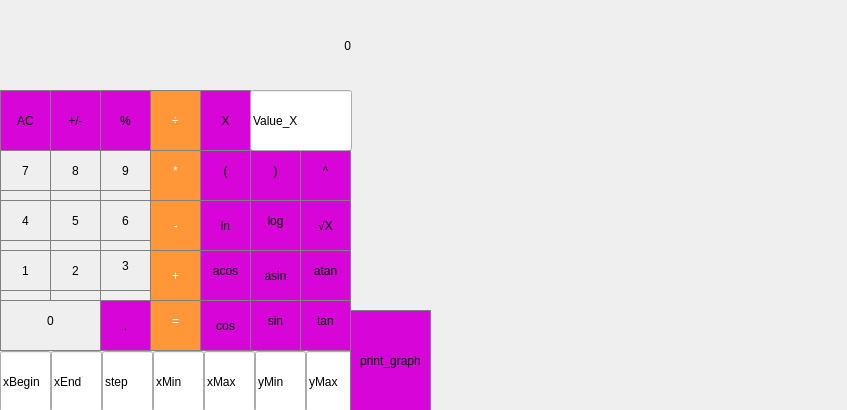
<?xml version="1.0" encoding="UTF-8"?>
<ui version="4.0">
 <class>MainWindow</class>
 <widget class="QMainWindow" name="MainWindow">
  <property name="geometry">
   <rect>
    <x>0</x>
    <y>0</y>
    <width>847</width>
    <height>410</height>
   </rect>
  </property>
  <property name="windowTitle">
   <string>MainWindow</string>
  </property>
  <widget class="QWidget" name="centralwidget">
   <widget class="QLabel" name="label">
    <property name="geometry">
     <rect>
      <x>0</x>
      <y>0</y>
      <width>351</width>
      <height>91</height>
     </rect>
    </property>
    <property name="styleSheet">
     <string notr="true">QLabel {
  qproperty-alignment: 'AlignVCenter | AlignRight';
  border: 5px solid gray;
}

background-color: black;</string>
    </property>
    <property name="text">
     <string>0</string>
    </property>
    <property name="alignment">
     <set>Qt::AlignRight|Qt::AlignTrailing|Qt::AlignVCenter</set>
    </property>
   </widget>
   <widget class="QPushButton" name="seven">
    <property name="geometry">
     <rect>
      <x>0</x>
      <y>140</y>
      <width>51</width>
      <height>61</height>
     </rect>
    </property>
    <property name="styleSheet">
     <string notr="true">QPushButton {
   border: 1px solid gray;
}
QPushButton:pressed {
    background-color: qlineargradient(x1: 0, y1: 0, x2: 0, y2: 1,
                                      stop: 0 #dadbde, stop: 1 #f6f7fa);
}</string>
    </property>
    <property name="text">
     <string>7</string>
    </property>
   </widget>
   <widget class="QPushButton" name="eigth">
    <property name="geometry">
     <rect>
      <x>50</x>
      <y>140</y>
      <width>51</width>
      <height>61</height>
     </rect>
    </property>
    <property name="styleSheet">
     <string notr="true">QPushButton {
   border: 1px solid gray;
}
QPushButton:pressed {
    background-color: qlineargradient(x1: 0, y1: 0, x2: 0, y2: 1,
                                      stop: 0 #dadbde, stop: 1 #f6f7fa);
}</string>
    </property>
    <property name="text">
     <string>8</string>
    </property>
   </widget>
   <widget class="QPushButton" name="mult">
    <property name="geometry">
     <rect>
      <x>150</x>
      <y>140</y>
      <width>51</width>
      <height>61</height>
     </rect>
    </property>
    <property name="styleSheet">
     <string notr="true">QPushButton {
  background-color: rgb(255, 151, 57);
  color: white; 
  border: 1px solid gray;
}

QPushButton:pressed {
    background-color: qlineargradient(x1: 0, y1: 0, x2: 0, y2: 1,
                                      stop: 0 #FF7832, stop: 1 #FF9739);
}</string>
    </property>
    <property name="text">
     <string>*</string>
    </property>
   </widget>
   <widget class="QPushButton" name="nine">
    <property name="geometry">
     <rect>
      <x>100</x>
      <y>140</y>
      <width>51</width>
      <height>61</height>
     </rect>
    </property>
    <property name="styleSheet">
     <string notr="true">QPushButton {
   border: 1px solid gray;
}
QPushButton:pressed {
    background-color: qlineargradient(x1: 0, y1: 0, x2: 0, y2: 1,
                                      stop: 0 #dadbde, stop: 1 #f6f7fa);
}</string>
    </property>
    <property name="text">
     <string>9</string>
    </property>
   </widget>
   <widget class="QPushButton" name="four">
    <property name="geometry">
     <rect>
      <x>0</x>
      <y>190</y>
      <width>51</width>
      <height>61</height>
     </rect>
    </property>
    <property name="styleSheet">
     <string notr="true">QPushButton {
   border: 1px solid gray;
}
QPushButton:pressed {
    background-color: qlineargradient(x1: 0, y1: 0, x2: 0, y2: 1,
                                      stop: 0 #dadbde, stop: 1 #f6f7fa);
}</string>
    </property>
    <property name="text">
     <string>4</string>
    </property>
   </widget>
   <widget class="QPushButton" name="minus">
    <property name="geometry">
     <rect>
      <x>150</x>
      <y>200</y>
      <width>51</width>
      <height>51</height>
     </rect>
    </property>
    <property name="styleSheet">
     <string notr="true">QPushButton {
  background-color: rgb(255, 151, 57);
  color: white; 
  border: 1px solid gray;
}

QPushButton:pressed {
    background-color: qlineargradient(x1: 0, y1: 0, x2: 0, y2: 1,
                                      stop: 0 #FF7832, stop: 1 #FF9739);
}</string>
    </property>
    <property name="text">
     <string>-</string>
    </property>
   </widget>
   <widget class="QPushButton" name="five">
    <property name="geometry">
     <rect>
      <x>50</x>
      <y>190</y>
      <width>51</width>
      <height>61</height>
     </rect>
    </property>
    <property name="styleSheet">
     <string notr="true">QPushButton {
   border: 1px solid gray;
}
QPushButton:pressed {
    background-color: qlineargradient(x1: 0, y1: 0, x2: 0, y2: 1,
                                      stop: 0 #dadbde, stop: 1 #f6f7fa);
}</string>
    </property>
    <property name="text">
     <string>5</string>
    </property>
   </widget>
   <widget class="QPushButton" name="six">
    <property name="geometry">
     <rect>
      <x>100</x>
      <y>190</y>
      <width>51</width>
      <height>61</height>
     </rect>
    </property>
    <property name="styleSheet">
     <string notr="true">QPushButton {
   border: 1px solid gray;
}
QPushButton:pressed {
    background-color: qlineargradient(x1: 0, y1: 0, x2: 0, y2: 1,
                                      stop: 0 #dadbde, stop: 1 #f6f7fa);
}</string>
    </property>
    <property name="text">
     <string>6</string>
    </property>
   </widget>
   <widget class="QPushButton" name="null_2">
    <property name="geometry">
     <rect>
      <x>0</x>
      <y>290</y>
      <width>101</width>
      <height>61</height>
     </rect>
    </property>
    <property name="styleSheet">
     <string notr="true">QPushButton {
   border: 1px solid gray;
}
QPushButton:pressed {
    background-color: qlineargradient(x1: 0, y1: 0, x2: 0, y2: 1,
                                      stop: 0 #dadbde, stop: 1 #f6f7fa);
}</string>
    </property>
    <property name="text">
     <string>0</string>
    </property>
   </widget>
   <widget class="QPushButton" name="equal">
    <property name="geometry">
     <rect>
      <x>150</x>
      <y>290</y>
      <width>51</width>
      <height>61</height>
     </rect>
    </property>
    <property name="styleSheet">
     <string notr="true">QPushButton {
  background-color: rgb(255, 151, 57);
  color: white; 
  border: 1px solid gray;
}

QPushButton:pressed {
    background-color: qlineargradient(x1: 0, y1: 0, x2: 0, y2: 1,
                                      stop: 0 #FF7832, stop: 1 #FF9739);
}</string>
    </property>
    <property name="text">
     <string>=</string>
    </property>
   </widget>
   <widget class="QPushButton" name="pushButton_15">
    <property name="geometry">
     <rect>
      <x>100</x>
      <y>300</y>
      <width>51</width>
      <height>51</height>
     </rect>
    </property>
    <property name="styleSheet">
     <string notr="true">QPushButton {
  background-color: rgb(215, 5, 215);
  border: 1px solid gray;
}
QPushButton:pressed {
    background-color: qlineargradient(x1: 0, y1: 0, x2: 0, y2: 1,
                                      stop: 0 #BEBEBE, stop: 1 #D7D7D7);
}</string>
    </property>
    <property name="text">
     <string>.</string>
    </property>
   </widget>
   <widget class="QPushButton" name="one">
    <property name="geometry">
     <rect>
      <x>0</x>
      <y>240</y>
      <width>51</width>
      <height>61</height>
     </rect>
    </property>
    <property name="styleSheet">
     <string notr="true">QPushButton {
   border: 1px solid gray;
}
QPushButton:pressed {
    background-color: qlineargradient(x1: 0, y1: 0, x2: 0, y2: 1,
                                      stop: 0 #dadbde, stop: 1 #f6f7fa);
}</string>
    </property>
    <property name="text">
     <string>1</string>
    </property>
   </widget>
   <widget class="QPushButton" name="plus">
    <property name="geometry">
     <rect>
      <x>150</x>
      <y>250</y>
      <width>51</width>
      <height>51</height>
     </rect>
    </property>
    <property name="styleSheet">
     <string notr="true">QPushButton {
  background-color: rgb(255, 151, 57);
  color: white; 
  border: 1px solid gray;
}

QPushButton:pressed {
    background-color: qlineargradient(x1: 0, y1: 0, x2: 0, y2: 1,
                                      stop: 0 #FF7832, stop: 1 #FF9739);
}</string>
    </property>
    <property name="text">
     <string>+</string>
    </property>
   </widget>
   <widget class="QPushButton" name="two">
    <property name="geometry">
     <rect>
      <x>50</x>
      <y>240</y>
      <width>51</width>
      <height>61</height>
     </rect>
    </property>
    <property name="styleSheet">
     <string notr="true">QPushButton {
   border: 1px solid gray;
}
QPushButton:pressed {
    background-color: qlineargradient(x1: 0, y1: 0, x2: 0, y2: 1,
                                      stop: 0 #dadbde, stop: 1 #f6f7fa);
}</string>
    </property>
    <property name="text">
     <string>2</string>
    </property>
   </widget>
   <widget class="QPushButton" name="three">
    <property name="geometry">
     <rect>
      <x>100</x>
      <y>240</y>
      <width>51</width>
      <height>51</height>
     </rect>
    </property>
    <property name="styleSheet">
     <string notr="true">QPushButton {
   border: 1px solid gray;
}
QPushButton:pressed {
    background-color: qlineargradient(x1: 0, y1: 0, x2: 0, y2: 1,
                                      stop: 0 #dadbde, stop: 1 #f6f7fa);
}</string>
    </property>
    <property name="text">
     <string>3</string>
    </property>
   </widget>
   <widget class="QPushButton" name="delete_2">
    <property name="geometry">
     <rect>
      <x>0</x>
      <y>90</y>
      <width>51</width>
      <height>61</height>
     </rect>
    </property>
    <property name="styleSheet">
     <string notr="true">QPushButton {
  background-color: rgb(215, 5, 215);
  border: 1px solid gray;
}
QPushButton:pressed {
    background-color: qlineargradient(x1: 0, y1: 0, x2: 0, y2: 1,
                                      stop: 0 #BEBEBE, stop: 1 #D7D7D7);
}</string>
    </property>
    <property name="text">
     <string>AC</string>
    </property>
   </widget>
   <widget class="QPushButton" name="plus_minus">
    <property name="geometry">
     <rect>
      <x>50</x>
      <y>90</y>
      <width>51</width>
      <height>61</height>
     </rect>
    </property>
    <property name="styleSheet">
     <string notr="true">QPushButton {
  background-color: rgb(215, 5, 215);
  border: 1px solid gray;
}
QPushButton:pressed {
    background-color: qlineargradient(x1: 0, y1: 0, x2: 0, y2: 1,
                                      stop: 0 #BEBEBE, stop: 1 #D7D7D7);
}</string>
    </property>
    <property name="text">
     <string>+/-</string>
    </property>
   </widget>
   <widget class="QPushButton" name="mod">
    <property name="geometry">
     <rect>
      <x>100</x>
      <y>90</y>
      <width>51</width>
      <height>61</height>
     </rect>
    </property>
    <property name="styleSheet">
     <string notr="true">QPushButton {
  background-color: rgb(215, 5, 215);
  border: 1px solid gray;
}
QPushButton:pressed {
    background-color: qlineargradient(x1: 0, y1: 0, x2: 0, y2: 1,
                                      stop: 0 #BEBEBE, stop: 1 #D7D7D7);
}</string>
    </property>
    <property name="text">
     <string>%</string>
    </property>
   </widget>
   <widget class="QPushButton" name="div">
    <property name="geometry">
     <rect>
      <x>150</x>
      <y>90</y>
      <width>51</width>
      <height>61</height>
     </rect>
    </property>
    <property name="styleSheet">
     <string notr="true">QPushButton {
  background-color: rgb(255, 151, 57);
  color: white; 
  border: 1px solid gray;
}

QPushButton:pressed {
    background-color: qlineargradient(x1: 0, y1: 0, x2: 0, y2: 1,
                                      stop: 0 #FF7832, stop: 1 #FF9739);
}</string>
    </property>
    <property name="text">
     <string>÷</string>
    </property>
   </widget>
   <widget class="QPushButton" name="acos">
    <property name="geometry">
     <rect>
      <x>200</x>
      <y>240</y>
      <width>51</width>
      <height>61</height>
     </rect>
    </property>
    <property name="styleSheet">
     <string notr="true">QPushButton {
  background-color: rgb(215, 5, 215);
  border: 1px solid gray;
}
QPushButton:pressed {
    background-color: qlineargradient(x1: 0, y1: 0, x2: 0, y2: 1,
                                      stop: 0 #BEBEBE, stop: 1 #D7D7D7);
}</string>
    </property>
    <property name="text">
     <string>acos</string>
    </property>
   </widget>
   <widget class="QPushButton" name="sin">
    <property name="geometry">
     <rect>
      <x>250</x>
      <y>290</y>
      <width>51</width>
      <height>61</height>
     </rect>
    </property>
    <property name="styleSheet">
     <string notr="true">QPushButton {
  background-color: rgb(215, 5, 215);
  border: 1px solid gray;
}
QPushButton:pressed {
    background-color: qlineargradient(x1: 0, y1: 0, x2: 0, y2: 1,
                                      stop: 0 #BEBEBE, stop: 1 #D7D7D7);
}</string>
    </property>
    <property name="text">
     <string>sin</string>
    </property>
   </widget>
   <widget class="QPushButton" name="log">
    <property name="geometry">
     <rect>
      <x>250</x>
      <y>190</y>
      <width>51</width>
      <height>61</height>
     </rect>
    </property>
    <property name="styleSheet">
     <string notr="true">QPushButton {
  background-color: rgb(215, 5, 215);
  border: 1px solid gray;
}
QPushButton:pressed {
    background-color: qlineargradient(x1: 0, y1: 0, x2: 0, y2: 1,
                                      stop: 0 #BEBEBE, stop: 1 #D7D7D7);
}</string>
    </property>
    <property name="text">
     <string>log</string>
    </property>
   </widget>
   <widget class="QPushButton" name="Lbracket">
    <property name="geometry">
     <rect>
      <x>200</x>
      <y>140</y>
      <width>51</width>
      <height>61</height>
     </rect>
    </property>
    <property name="styleSheet">
     <string notr="true">QPushButton {
  background-color: rgb(215, 5, 215);
  border: 1px solid gray;
}
QPushButton:pressed {
    background-color: qlineargradient(x1: 0, y1: 0, x2: 0, y2: 1,
                                      stop: 0 #BEBEBE, stop: 1 #D7D7D7);
}</string>
    </property>
    <property name="text">
     <string>(</string>
    </property>
   </widget>
   <widget class="QPushButton" name="tan">
    <property name="geometry">
     <rect>
      <x>300</x>
      <y>290</y>
      <width>51</width>
      <height>61</height>
     </rect>
    </property>
    <property name="styleSheet">
     <string notr="true">QPushButton {
  background-color: rgb(215, 5, 215);
  border: 1px solid gray;
}
QPushButton:pressed {
    background-color: qlineargradient(x1: 0, y1: 0, x2: 0, y2: 1,
                                      stop: 0 #BEBEBE, stop: 1 #D7D7D7);
}</string>
    </property>
    <property name="text">
     <string>tan</string>
    </property>
   </widget>
   <widget class="QPushButton" name="pow">
    <property name="geometry">
     <rect>
      <x>300</x>
      <y>140</y>
      <width>51</width>
      <height>61</height>
     </rect>
    </property>
    <property name="styleSheet">
     <string notr="true">QPushButton {
  background-color: rgb(215, 5, 215);
  border: 1px solid gray;
}
QPushButton:pressed {
    background-color: qlineargradient(x1: 0, y1: 0, x2: 0, y2: 1,
                                      stop: 0 #BEBEBE, stop: 1 #D7D7D7);
}</string>
    </property>
    <property name="text">
     <string>^</string>
    </property>
   </widget>
   <widget class="QPushButton" name="asin">
    <property name="geometry">
     <rect>
      <x>250</x>
      <y>250</y>
      <width>51</width>
      <height>51</height>
     </rect>
    </property>
    <property name="styleSheet">
     <string notr="true">QPushButton {
  background-color: rgb(215, 5, 215);
  border: 1px solid gray;
}
QPushButton:pressed {
    background-color: qlineargradient(x1: 0, y1: 0, x2: 0, y2: 1,
                                      stop: 0 #BEBEBE, stop: 1 #D7D7D7);
}</string>
    </property>
    <property name="text">
     <string>asin</string>
    </property>
   </widget>
   <widget class="QPushButton" name="ln">
    <property name="geometry">
     <rect>
      <x>200</x>
      <y>200</y>
      <width>51</width>
      <height>51</height>
     </rect>
    </property>
    <property name="styleSheet">
     <string notr="true">QPushButton {
  background-color: rgb(215, 5, 215);
  border: 1px solid gray;
}
QPushButton:pressed {
    background-color: qlineargradient(x1: 0, y1: 0, x2: 0, y2: 1,
                                      stop: 0 #BEBEBE, stop: 1 #D7D7D7);
}</string>
    </property>
    <property name="text">
     <string>ln</string>
    </property>
   </widget>
   <widget class="QPushButton" name="Rbracket">
    <property name="geometry">
     <rect>
      <x>250</x>
      <y>140</y>
      <width>51</width>
      <height>61</height>
     </rect>
    </property>
    <property name="styleSheet">
     <string notr="true">QPushButton {
  background-color: rgb(215, 5, 215);
  border: 1px solid gray;
}
QPushButton:pressed {
    background-color: qlineargradient(x1: 0, y1: 0, x2: 0, y2: 1,
                                      stop: 0 #BEBEBE, stop: 1 #D7D7D7);
}</string>
    </property>
    <property name="text">
     <string>)</string>
    </property>
   </widget>
   <widget class="QPushButton" name="atan">
    <property name="geometry">
     <rect>
      <x>300</x>
      <y>240</y>
      <width>51</width>
      <height>61</height>
     </rect>
    </property>
    <property name="styleSheet">
     <string notr="true">QPushButton {
  background-color: rgb(215, 5, 215);
  border: 1px solid gray;
}
QPushButton:pressed {
    background-color: qlineargradient(x1: 0, y1: 0, x2: 0, y2: 1,
                                      stop: 0 #BEBEBE, stop: 1 #D7D7D7);
}</string>
    </property>
    <property name="text">
     <string>atan</string>
    </property>
   </widget>
   <widget class="QPushButton" name="X">
    <property name="geometry">
     <rect>
      <x>200</x>
      <y>90</y>
      <width>51</width>
      <height>61</height>
     </rect>
    </property>
    <property name="styleSheet">
     <string notr="true">QPushButton {
  background-color: rgb(215, 5, 215);
  border: 1px solid gray;
}
QPushButton:pressed {
    background-color: qlineargradient(x1: 0, y1: 0, x2: 0, y2: 1,
                                      stop: 0 #BEBEBE, stop: 1 #D7D7D7);
}</string>
    </property>
    <property name="text">
     <string>X</string>
    </property>
   </widget>
   <widget class="QPushButton" name="sqrt">
    <property name="geometry">
     <rect>
      <x>300</x>
      <y>200</y>
      <width>51</width>
      <height>51</height>
     </rect>
    </property>
    <property name="styleSheet">
     <string notr="true">QPushButton {
  background-color: rgb(215, 5, 215);
  border: 1px solid gray;
}
QPushButton:pressed {
    background-color: qlineargradient(x1: 0, y1: 0, x2: 0, y2: 1,
                                      stop: 0 #BEBEBE, stop: 1 #D7D7D7);
}</string>
    </property>
    <property name="text">
     <string>√X</string>
    </property>
   </widget>
   <widget class="QPushButton" name="cos">
    <property name="geometry">
     <rect>
      <x>200</x>
      <y>300</y>
      <width>51</width>
      <height>51</height>
     </rect>
    </property>
    <property name="styleSheet">
     <string notr="true">QPushButton {
  background-color: rgb(215, 5, 215);
  border: 1px solid gray;
}
QPushButton:pressed {
    background-color: qlineargradient(x1: 0, y1: 0, x2: 0, y2: 1,
                                      stop: 0 #BEBEBE, stop: 1 #D7D7D7);
}</string>
    </property>
    <property name="text">
     <string>cos</string>
    </property>
   </widget>
   <widget class="QLineEdit" name="x_begin">
    <property name="geometry">
     <rect>
      <x>0</x>
      <y>351</y>
      <width>51</width>
      <height>61</height>
     </rect>
    </property>
    <property name="styleSheet">
     <string notr="true">QPushButton {
  background-color: rgb(215, 5, 215);
  border: 1px solid gray;
}
QPushButton:pressed {
    background-color: qlineargradient(x1: 0, y1: 0, x2: 0, y2: 1,
                                      stop: 0 #BEBEBE, stop: 1 #D7D7D7);
}</string>
    </property>
    <property name="text">
     <string>xBegin</string>
    </property>
   </widget>
   <widget class="QLineEdit" name="x_end">
    <property name="geometry">
     <rect>
      <x>51</x>
      <y>351</y>
      <width>51</width>
      <height>61</height>
     </rect>
    </property>
    <property name="styleSheet">
     <string notr="true">QPushButton {
  background-color: rgb(215, 5, 215);
  border: 1px solid gray;
}
QPushButton:pressed {
    background-color: qlineargradient(x1: 0, y1: 0, x2: 0, y2: 1,
                                      stop: 0 #BEBEBE, stop: 1 #D7D7D7);
}</string>
    </property>
    <property name="text">
     <string>xEnd</string>
    </property>
   </widget>
   <widget class="QLineEdit" name="step">
    <property name="geometry">
     <rect>
      <x>102</x>
      <y>351</y>
      <width>51</width>
      <height>61</height>
     </rect>
    </property>
    <property name="styleSheet">
     <string notr="true">QPushButton {
  background-color: rgb(215, 5, 215);
  border: 1px solid gray;
}
QPushButton:pressed {
    background-color: qlineargradient(x1: 0, y1: 0, x2: 0, y2: 1,
                                      stop: 0 #BEBEBE, stop: 1 #D7D7D7);
}</string>
    </property>
    <property name="text">
     <string>step</string>
    </property>
   </widget>
   <widget class="QLineEdit" name="x_min">
    <property name="geometry">
     <rect>
      <x>153</x>
      <y>351</y>
      <width>51</width>
      <height>61</height>
     </rect>
    </property>
    <property name="styleSheet">
     <string notr="true">QPushButton {
  background-color: rgb(215, 5, 215);
  border: 1px solid gray;
}
QPushButton:pressed {
    background-color: qlineargradient(x1: 0, y1: 0, x2: 0, y2: 1,
                                      stop: 0 #BEBEBE, stop: 1 #D7D7D7);
}</string>
    </property>
    <property name="text">
     <string>xMin</string>
    </property>
   </widget>
   <widget class="QLineEdit" name="x_max">
    <property name="geometry">
     <rect>
      <x>204</x>
      <y>351</y>
      <width>51</width>
      <height>61</height>
     </rect>
    </property>
    <property name="styleSheet">
     <string notr="true">QPushButton {
  background-color: rgb(215, 5, 215);
  border: 1px solid gray;
}
QPushButton:pressed {
    background-color: qlineargradient(x1: 0, y1: 0, x2: 0, y2: 1,
                                      stop: 0 #BEBEBE, stop: 1 #D7D7D7);
}</string>
    </property>
    <property name="text">
     <string>xMax</string>
    </property>
   </widget>
   <widget class="QLineEdit" name="y_min">
    <property name="geometry">
     <rect>
      <x>255</x>
      <y>351</y>
      <width>51</width>
      <height>61</height>
     </rect>
    </property>
    <property name="styleSheet">
     <string notr="true">QPushButton {
  background-color: rgb(215, 5, 215);
  border: 1px solid gray;
}
QPushButton:pressed {
    background-color: qlineargradient(x1: 0, y1: 0, x2: 0, y2: 1,
                                      stop: 0 #BEBEBE, stop: 1 #D7D7D7);
}</string>
    </property>
    <property name="text">
     <string>yMin</string>
    </property>
   </widget>
   <widget class="QLineEdit" name="y_max">
    <property name="geometry">
     <rect>
      <x>306</x>
      <y>351</y>
      <width>51</width>
      <height>61</height>
     </rect>
    </property>
    <property name="styleSheet">
     <string notr="true">QPushButton {
  background-color: rgb(215, 5, 215);
  border: 1px solid gray;
}
QPushButton:pressed {
    background-color: qlineargradient(x1: 0, y1: 0, x2: 0, y2: 1,
                                      stop: 0 #BEBEBE, stop: 1 #D7D7D7);
}</string>
    </property>
    <property name="text">
     <string>yMax</string>
    </property>
   </widget>
   <widget class="QPushButton" name="print_graph">
    <property name="geometry">
     <rect>
      <x>350</x>
      <y>310</y>
      <width>81</width>
      <height>101</height>
     </rect>
    </property>
    <property name="styleSheet">
     <string notr="true">QPushButton {
  background-color: rgb(215, 5, 215);
  border: 1px solid gray;
}
QPushButton:pressed {
    background-color: qlineargradient(x1: 0, y1: 0, x2: 0, y2: 1,
                                      stop: 0 #BEBEBE, stop: 1 #D7D7D7);
}</string>
    </property>
    <property name="text">
     <string>print_graph</string>
    </property>
   </widget>
   <widget class="QCustomPlot" name="widget_graph">
    <property name="geometry">
     <rect>
      <x>440</x>
      <y>0</y>
      <width>411</width>
      <height>411</height>
     </rect>
    </property>
   </widget>
   <widget class="QLineEdit" name="label_value">
    <property name="geometry">
     <rect>
      <x>250</x>
      <y>90</y>
      <width>102</width>
      <height>61</height>
     </rect>
    </property>
    <property name="styleSheet">
     <string notr="true">QPushButton {
  background-color: rgb(215, 215, 215);
  border: 1px solid gray;
}
QPushButton:pressed {
    background-color: qlineargradient(x1: 0, y1: 0, x2: 0, y2: 1,
                                      stop: 0 #BEBEBE, stop: 1 #D7D7D7);
}</string>
    </property>
    <property name="text">
     <string>Value_X</string>
    </property>
   </widget>
  </widget>
 </widget>
 <customwidgets>
  <customwidget>
   <class>QCustomPlot</class>
   <extends>QFrame</extends>
   <header location="global">qcustomplot.h</header>
   <container>1</container>
  </customwidget>
 </customwidgets>
 <resources/>
 <connections/>
</ui>
